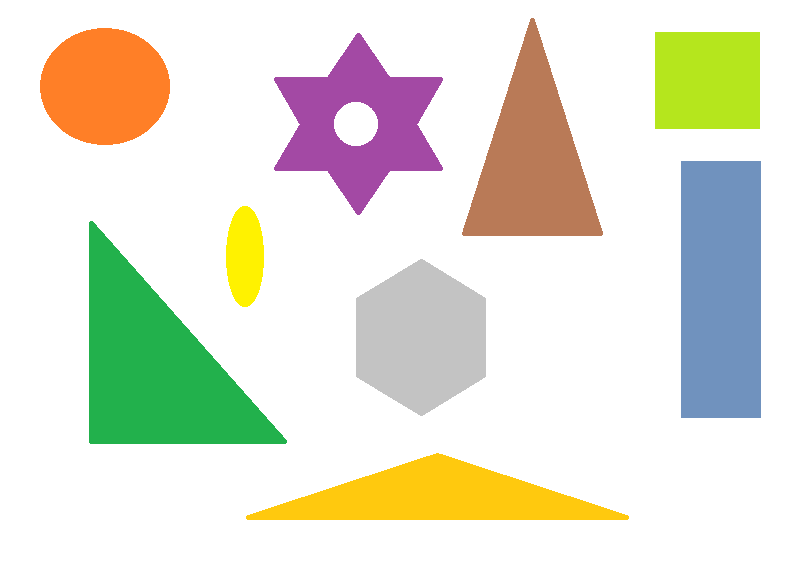
%> input picture Image_Processing_prt4/kszt.png, 792 x 569 px
$ octave zad1_3.m   (GNU Octave 9; MATLAB toolbox functions it lacks are replaced by stand-ins)
%> lines starting %> are read from the running program, lines starting %| are printed output that depends on the picture; in (x1, y1, x2, y2) boxes, pixels count from 0 and x2, y2 are one past the last pixel; in counts of white or black regions, pixels touching at a corner belong together; the program's own positions count from 1
clc
close all
clear all
%% obraz
imfinfo('kszt.png')
im = imread('kszt.png');
%> im is the input picture: size 569x792x3 uint8; mean R, G, B 228, 227.6, 212.1
figure(10)
imshow(im)
img = im2gray(im);
figure(1)
subplot(1,2,1)
imshow(img)
subplot(1,2,2)
imhist(img)
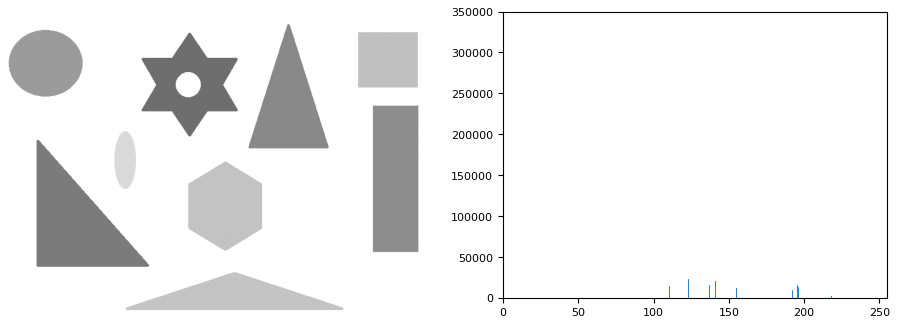
%> figure redrawn from the program's plot data, 2 panels

%% dodanie szumu
imgNoise = imnoise(img, 'gaussian', 0,0.01);  % im większy pierwszy parametr tym jaśniejszy szum | drugi określa odchylenie standardowe  - pierwszy przesuwa wykres Gaussa na osi X a drugi go rozszerza lub zweza
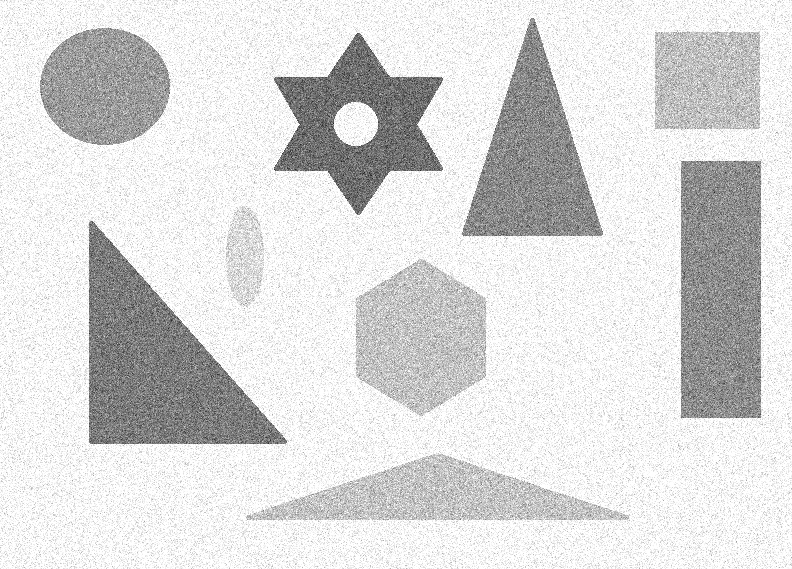
%> imgNoise: size 569x792 uint8; min 5, max 255, mean 218.7
figure(2)
subplot(1,2,1)
imshow(imgNoise)
subplot(1,2,2)
imhist(imgNoise)
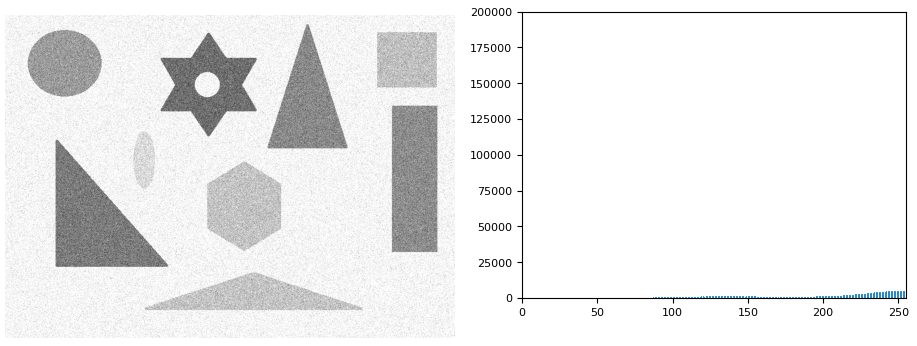
%> figure redrawn from the program's plot data, 2 panels
I = medfilt2(imgNoise);
figure(3)
imshow(I)
%% Filtr
h2 = fspecial('gaussian',[3 3], 1000);
imFilt = imfilter(img,h2,'replicate');
figure(4)
subplot(1,2,1)
imshow(imFilt)
subplot(1,2,2)
imhist(imFilt)
figure(5)
bw1 = imFilt < 195+0.01;
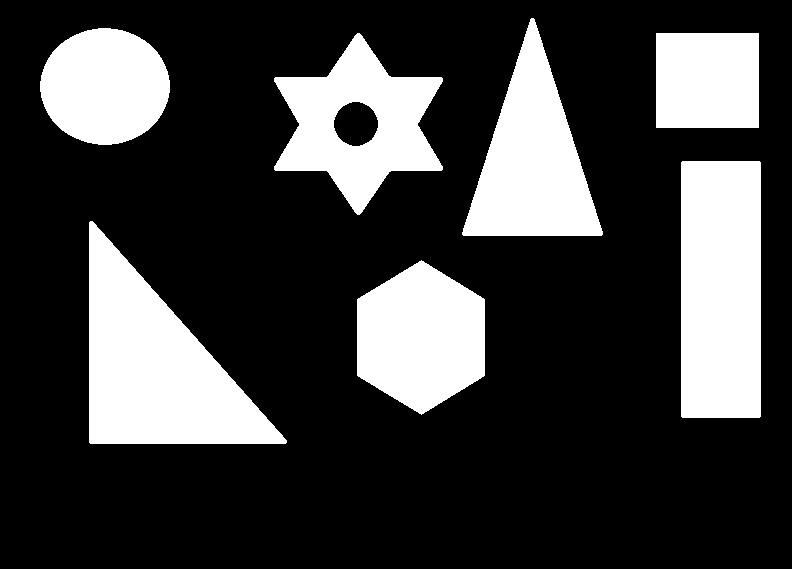
%> bw1: size 569x792 logical; 24.6% white; 7 white regions, largest, box (x1, y1, x2, y2) and area: (89, 221, 287, 444) 22808, (681, 161, 761, 418) 20556, (462, 18, 603, 236) 15972
subplot(1,2,1)
imshow(bw1)
title('bw1')
bw2 = imFilt > 195 - 0.01;
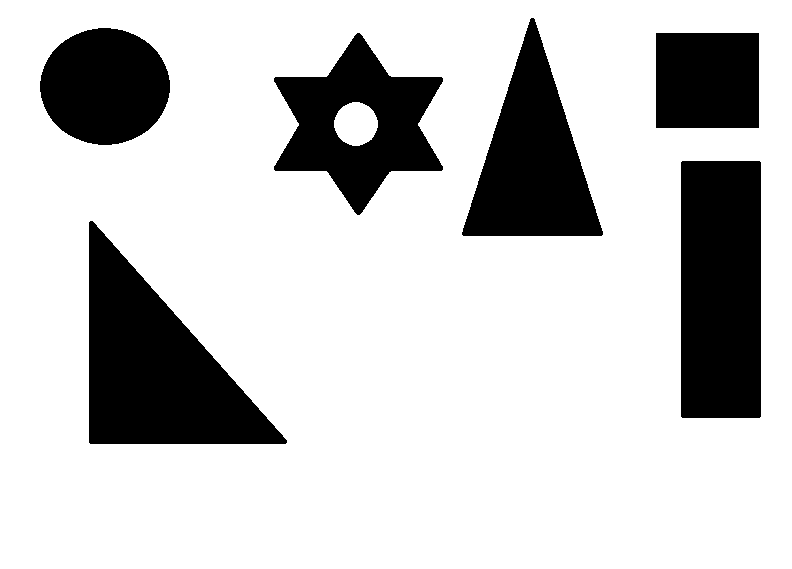
%> bw2: size 569x792 logical; 78.7% white; 6 black regions, box (x1, y1, x2, y2) and area: (89, 221, 287, 444) 22808, (681, 161, 761, 418) 20556, (462, 18, 603, 236) 15972, (274, 33, 443, 215) 15159, (40, 28, 170, 145) 11847, (656, 33, 759, 128) 9785
subplot(1,2,2)
imshow(bw2)
title('bw2')

IM = and(bw1,bw2);
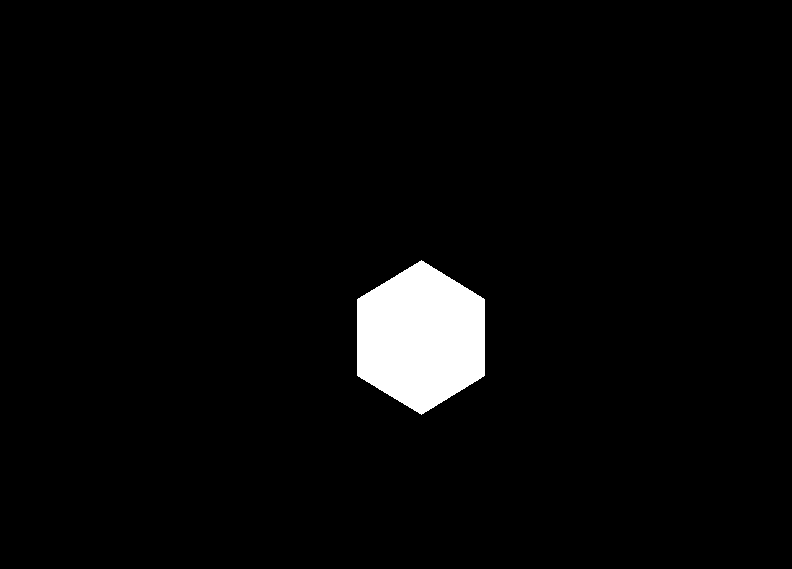
%> IM: size 569x792 logical; 3.3% white; 1 white region, box (x1, y1, x2, y2) and area: (357, 260, 485, 415) 14814
figure(6)
imshow(IM)
%% segmentacja
[L, num] = bwlabel(IM,4);
%> L: size 569x792 double; values 0 (black) and 1 (white), 3.3% white; 1 white region
%> num = 1
imshow(IM)
hold on
%% cechy
features = regionprops(L,'All')
%> features = 1 region; box (x1, y1, x2, y2), Area, Centroid, MajorAxisLength, MinorAxisLength and Eccentricity: (357, 260, 485, 415) 14814 [421.6 338] 141 134.8 0.294

for i = 1:num
    rectangle('Position', features(i).BoundingBox, 'EdgeColor', 'red');
    centroids = cat(1, features.Centroid);
    plot(centroids(:,1), centroids(:,2), 'b*')
end
%> this loop made 1 pass

for k=1:length(features)
    x=features(k).Centroid(1,1);
    y=features(k).Centroid(1,2);
    plot(x,y,'*')
    a1 = tan((features(k).Orientation)*pi/180);
    b1 = y-a1*x;
    x1 = x-30;
    x2 = x+30;
    y1 = a1*x1+b1;
    y2 = a1*x2+b1;
    plot([x1 x2],[y1 y2], '-b')
end
%> this loop made 1 pass
%> (x, y, a1, b1, x1, x2, y1, y2) on pass 1: (421.6, 338, 2988.9, -1259689.4, 391.6, 451.6, -89330.3, 90006.3)
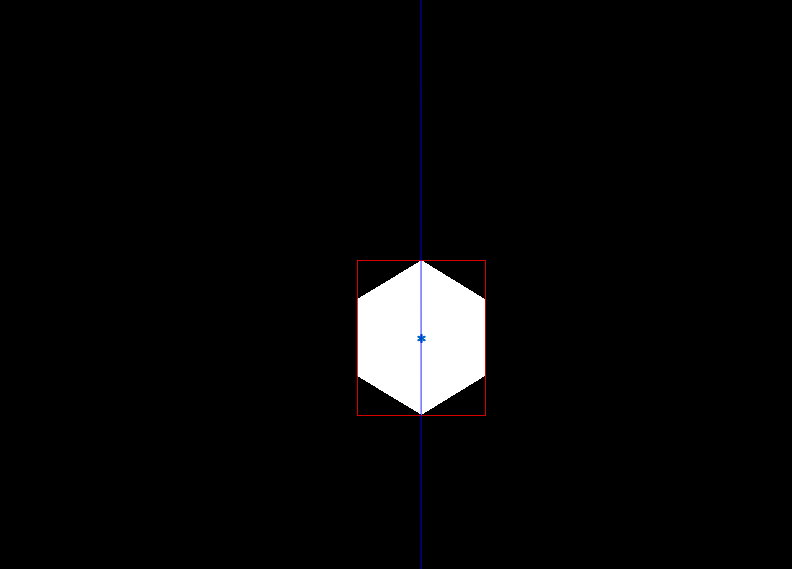
%> figure redrawn from the program's plot data
hold off
